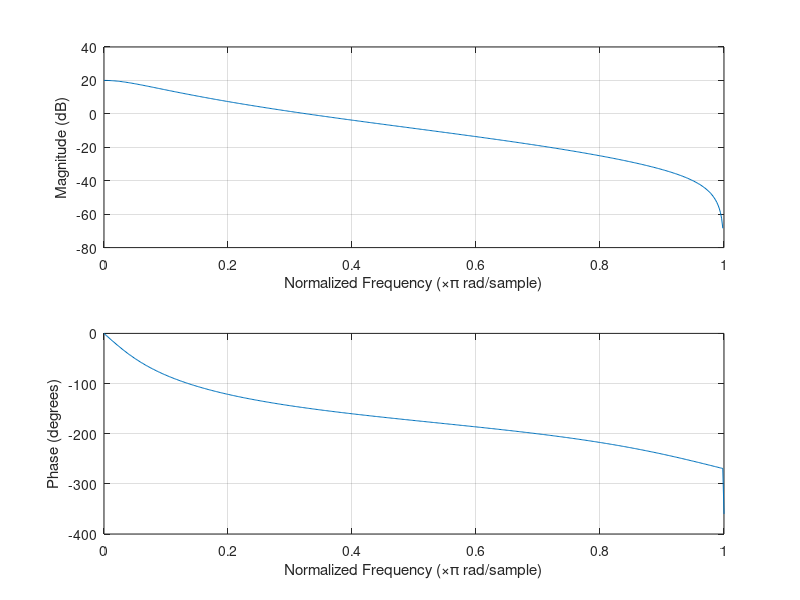
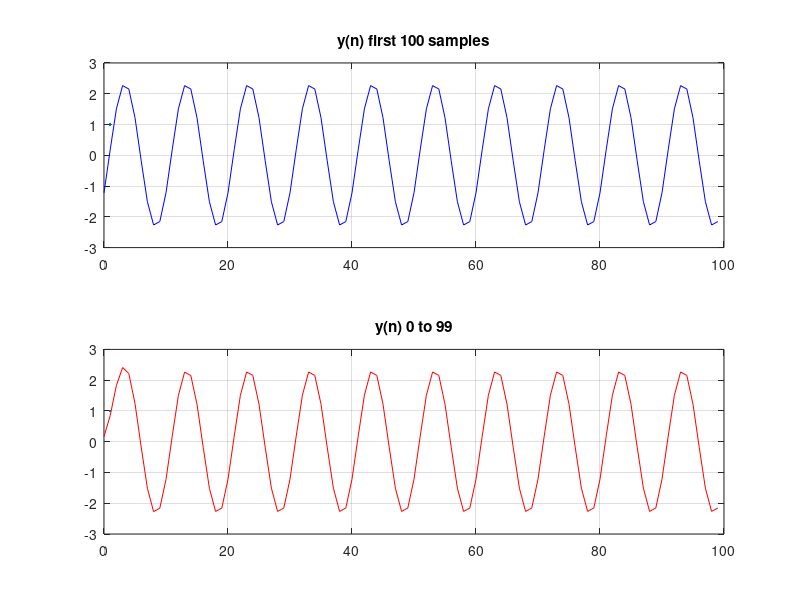

Reproduce these figures in MATLAB, in order.
clc; clear all; close all;

% PART 1
b0 = 1/6; % b = zeros
b2 = [1 1]; 
b3 = [1 2];
a2 = [1 -0.8];
a3 = [1 -.5];

b = b0*conv(b2,b3);
a = conv(a2,a3);

figure(1)
freqz(b,a); hold on; grid on;

% Part 2 and 3

n = 0:99;

x_n = cos(.2*pi*n);
y_n = 2.33*cos(0.2*pi*n-2.122);
yn2 = filter(b,a,x_n);

figure(2)
subplot(2,1,1)
plot(n,y_n, 'b',LineWidth=1)
title('y(n) first 100 samples')
hold on;
grid on;
subplot(2,1,2)
plot(n,yn2,'r', LineWidth=1)
title('y(n) 0 to 99')
hold on;
grid on;



b1 = 1;
b2 = 1;
a1 = [1 -1.2 1];
a2 = [1 -1];

b=conv(b1,b2);
a = conv(a1,a2);

[r,p,k]=residuez(b,a)



